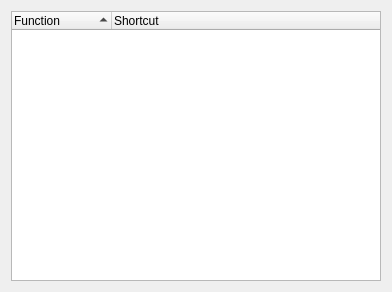
<?xml version="1.0" encoding="UTF-8"?>
<ui version="4.0">
 <class>Shortcuts</class>
 <widget class="QWidget" name="Shortcuts">
  <property name="geometry">
   <rect>
    <x>0</x>
    <y>0</y>
    <width>392</width>
    <height>292</height>
   </rect>
  </property>
  <property name="windowTitle">
   <string>Form</string>
  </property>
  <layout class="QGridLayout" name="gridLayout">
   <item row="0" column="0">
    <widget class="QTreeWidget" name="shortcutsList">
     <property name="indentation">
      <number>0</number>
     </property>
     <property name="sortingEnabled">
      <bool>true</bool>
     </property>
     <column>
      <property name="text">
       <string>Function</string>
      </property>
     </column>
     <column>
      <property name="text">
       <string>Shortcut</string>
      </property>
     </column>
    </widget>
   </item>
  </layout>
 </widget>
 <resources/>
 <connections/>
</ui>
